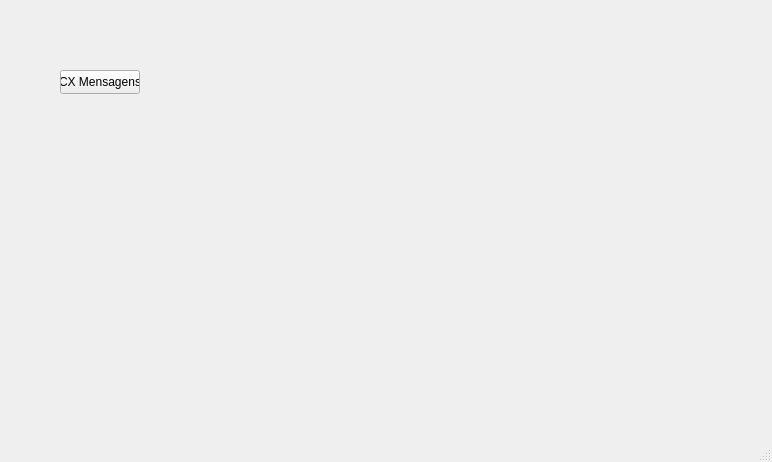
<?xml version="1.0" encoding="UTF-8"?>
<ui version="4.0">
 <class>MainWindow</class>
 <widget class="QMainWindow" name="MainWindow">
  <property name="geometry">
   <rect>
    <x>0</x>
    <y>0</y>
    <width>772</width>
    <height>462</height>
   </rect>
  </property>
  <property name="windowTitle">
   <string>MainWindow</string>
  </property>
  <widget class="QWidget" name="centralwidget">
   <widget class="QPushButton" name="pushButton">
    <property name="geometry">
     <rect>
      <x>60</x>
      <y>70</y>
      <width>80</width>
      <height>24</height>
     </rect>
    </property>
    <property name="text">
     <string>CX Mensagens</string>
    </property>
   </widget>
  </widget>
  <widget class="QMenuBar" name="menubar">
   <property name="geometry">
    <rect>
     <x>0</x>
     <y>0</y>
     <width>772</width>
     <height>21</height>
    </rect>
   </property>
  </widget>
  <widget class="QStatusBar" name="statusbar"/>
 </widget>
 <resources/>
 <connections/>
</ui>
